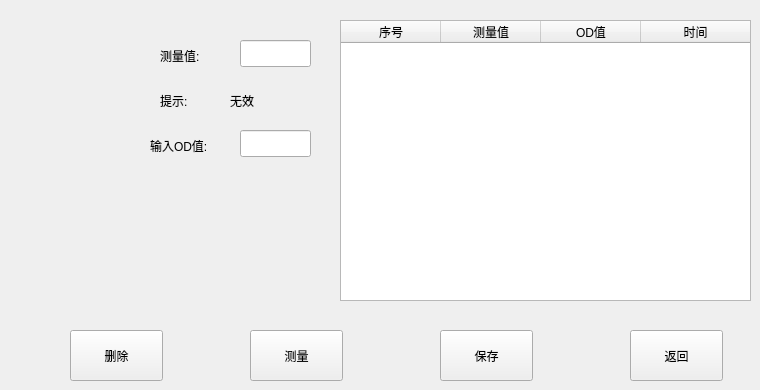
   <widget class="QWidget" name="sysCheckPage">
    <widget class="QLabel" name="sysImageLabel">
     <property name="geometry">
      <rect>
       <x>10</x>
       <y>10</y>
       <width>101</width>
       <height>171</height>
      </rect>
     </property>
     <property name="styleSheet">
      <string notr="true"/>
     </property>
     <property name="text">
      <string/>
     </property>
    </widget>
    <widget class="QLabel" name="label_24">
     <property name="geometry">
      <rect>
       <x>160</x>
       <y>40</y>
       <width>61</width>
       <height>31</height>
      </rect>
     </property>
     <property name="styleSheet">
      <string notr="true">font: 12pt &quot;微软细黑&quot;;</string>
     </property>
     <property name="text">
      <string>测量值:</string>
     </property>
    </widget>
    <widget class="QLineEdit" name="sysTestLineEdit">
     <property name="geometry">
      <rect>
       <x>240</x>
       <y>40</y>
       <width>71</width>
       <height>27</height>
      </rect>
     </property>
    </widget>
    <widget class="QLabel" name="label_25">
     <property name="geometry">
      <rect>
       <x>160</x>
       <y>90</y>
       <width>41</width>
       <height>21</height>
      </rect>
     </property>
     <property name="styleSheet">
      <string notr="true">font: 12pt &quot;微软细黑&quot;;</string>
     </property>
     <property name="text">
      <string>提示:</string>
     </property>
    </widget>
    <widget class="QLabel" name="sysResultLabel">
     <property name="geometry">
      <rect>
       <x>230</x>
       <y>90</y>
       <width>91</width>
       <height>21</height>
      </rect>
     </property>
     <property name="styleSheet">
      <string notr="true">font: 12pt &quot;微软细黑&quot;;</string>
     </property>
     <property name="text">
      <string>无效</string>
     </property>
    </widget>
    <widget class="QLabel" name="label_27">
     <property name="geometry">
      <rect>
       <x>150</x>
       <y>130</y>
       <width>81</width>
       <height>31</height>
      </rect>
     </property>
     <property name="styleSheet">
      <string notr="true">font: 12pt &quot;微软细黑&quot;;</string>
     </property>
     <property name="text">
      <string>输入OD值:</string>
     </property>
    </widget>
    <widget class="QLineEdit" name="sysOdLineEdit">
     <property name="geometry">
      <rect>
       <x>240</x>
       <y>130</y>
       <width>71</width>
       <height>27</height>
      </rect>
     </property>
    </widget>
    <widget class="QTableWidget" name="sysCheckTableWidget">
     <property name="geometry">
      <rect>
       <x>340</x>
       <y>20</y>
       <width>411</width>
       <height>281</height>
      </rect>
     </property>
     <attribute name="horizontalHeaderStretchLastSection">
      <bool>true</bool>
     </attribute>
     <attribute name="horizontalHeaderStretchLastSection">
      <bool>true</bool>
     </attribute>
     <column>
      <property name="text">
       <string>序号</string>
      </property>
     </column>
     <column>
      <property name="text">
       <string>测量值</string>
      </property>
     </column>
     <column>
      <property name="text">
       <string>OD值</string>
      </property>
     </column>
     <column>
      <property name="text">
       <string>时间</string>
      </property>
     </column>
    </widget>
    <widget class="QPushButton" name="sysCheckDelBtn">
     <property name="geometry">
      <rect>
       <x>70</x>
       <y>330</y>
       <width>93</width>
       <height>51</height>
      </rect>
     </property>
     <property name="styleSheet">
      <string notr="true">font: 16pt &quot;微软细黑&quot;;</string>
     </property>
     <property name="text">
      <string>删除</string>
     </property>
    </widget>
    <widget class="QPushButton" name="sysCheckTestBtn">
     <property name="geometry">
      <rect>
       <x>250</x>
       <y>330</y>
       <width>93</width>
       <height>51</height>
      </rect>
     </property>
     <property name="styleSheet">
      <string notr="true">font: 16pt &quot;微软细黑&quot;;</string>
     </property>
     <property name="text">
      <string>测量</string>
     </property>
    </widget>
    <widget class="QPushButton" name="sysCheckSaveBtn">
     <property name="geometry">
      <rect>
       <x>440</x>
       <y>330</y>
       <width>93</width>
       <height>51</height>
      </rect>
     </property>
     <property name="styleSheet">
      <string notr="true">font: 16pt &quot;微软细黑&quot;;</string>
     </property>
     <property name="text">
      <string>保存</string>
     </property>
    </widget>
    <widget class="QPushButton" name="sysCheckRetBtn">
     <property name="geometry">
      <rect>
       <x>630</x>
       <y>330</y>
       <width>93</width>
       <height>51</height>
      </rect>
     </property>
     <property name="styleSheet">
      <string notr="true">font: 16pt &quot;微软细黑&quot;;</string>
     </property>
     <property name="text">
      <string>返回</string>
     </property>
    </widget>
   </widget>
